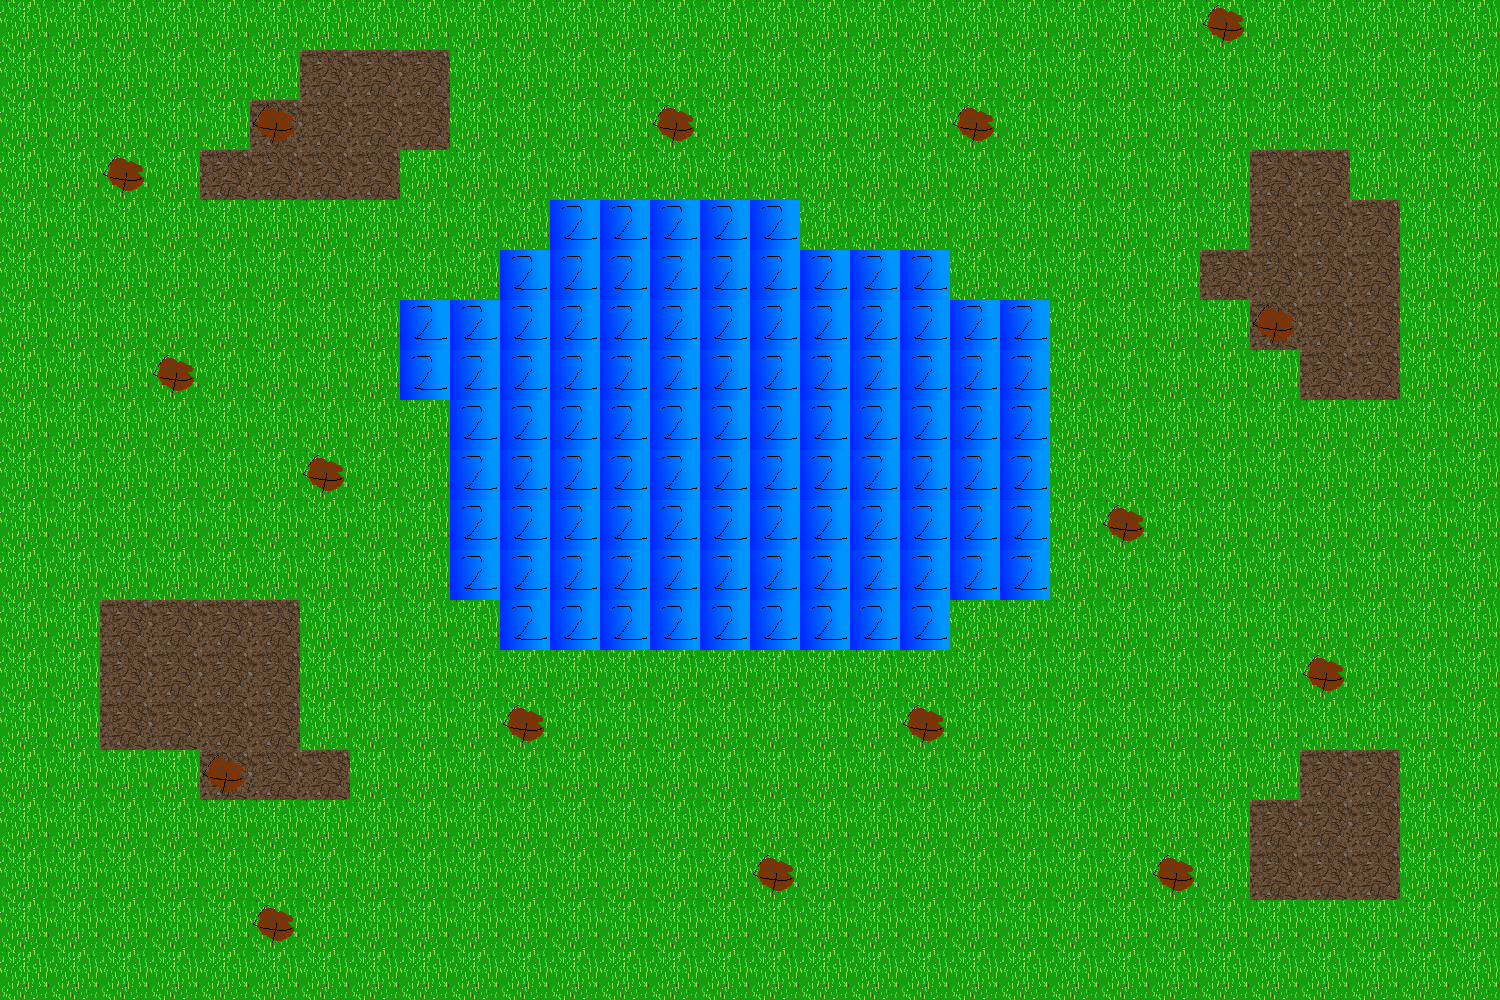

This is a level from a 2D game, rendered from its Tiled map with the project's own tilesets. A one-line summary and the complete map file follow:
An orthogonal 30x20 tile map with 50x50 px tiles, 2 tile layers (Layer 1, Layer 2).

<map version="1.10" tiledversion="1.10.2" orientation="orthogonal" renderorder="right-down" width="30" height="20" tilewidth="50" tileheight="50" infinite="0" nextlayerid="3" nextobjectid="1">
 <tileset firstgid="1" source="ExampleTileset.tsx" />
 <layer id="1" name="Layer 1" width="30" height="20">
  <data encoding="csv">
2,2,2,2,2,2,2,2,2,2,2,2,2,2,2,2,2,2,2,2,2,2,2,2,2,2,2,2,2,2,
2,2,2,2,2,2,4,4,4,2,2,2,2,2,2,2,2,2,2,2,2,2,2,2,2,2,2,2,2,2,
2,2,2,2,2,4,4,4,4,2,2,2,2,2,2,2,2,2,2,2,2,2,2,2,2,2,2,2,2,2,
2,2,2,2,4,4,4,4,2,2,2,2,2,2,2,2,2,2,2,2,2,2,2,2,2,4,4,2,2,2,
2,2,2,2,2,2,2,2,2,2,2,5,5,5,5,5,2,2,2,2,2,2,2,2,2,4,4,4,2,2,
2,2,2,2,2,2,2,2,2,2,5,5,5,5,5,5,5,5,5,2,2,2,2,2,4,4,4,4,2,2,
2,2,2,2,2,2,2,2,5,5,5,5,5,5,5,5,5,5,5,5,5,2,2,2,2,4,4,4,2,2,
2,2,2,2,2,2,2,2,5,5,5,5,5,5,5,5,5,5,5,5,5,2,2,2,2,2,4,4,2,2,
2,2,2,2,2,2,2,2,2,5,5,5,5,5,5,5,5,5,5,5,5,2,2,2,2,2,2,2,2,2,
2,2,2,2,2,2,2,2,2,5,5,5,5,5,5,5,5,5,5,5,5,2,2,2,2,2,2,2,2,2,
2,2,2,2,2,2,2,2,2,5,5,5,5,5,5,5,5,5,5,5,5,2,2,2,2,2,2,2,2,2,
2,2,2,2,2,2,2,2,2,5,5,5,5,5,5,5,5,5,5,5,5,2,2,2,2,2,2,2,2,2,
2,2,4,4,4,4,2,2,2,2,5,5,5,5,5,5,5,5,5,2,2,2,2,2,2,2,2,2,2,2,
2,2,4,4,4,4,2,2,2,2,2,2,2,2,2,2,2,2,2,2,2,2,2,2,2,2,2,2,2,2,
2,2,4,4,4,4,2,2,2,2,2,2,2,2,2,2,2,2,2,2,2,2,2,2,2,2,2,2,2,2,
2,2,2,2,4,4,4,2,2,2,2,2,2,2,2,2,2,2,2,2,2,2,2,2,2,2,4,4,2,2,
2,2,2,2,2,2,2,2,2,2,2,2,2,2,2,2,2,2,2,2,2,2,2,2,2,4,4,4,2,2,
2,2,2,2,2,2,2,2,2,2,2,2,2,2,2,2,2,2,2,2,2,2,2,2,2,4,4,4,2,2,
2,2,2,2,2,2,2,2,2,2,2,2,2,2,2,2,2,2,2,2,2,2,2,2,2,2,2,2,2,2,
2,2,2,2,2,2,2,2,2,2,2,2,2,2,2,2,2,2,2,2,2,2,2,2,2,2,2,2,2,2
</data>
 </layer>
 <layer id="2" name="Layer 2" width="30" height="20">
  <data encoding="csv">
0,0,0,0,0,0,0,0,0,0,0,0,0,0,0,0,0,0,0,0,0,0,0,0,7,0,0,0,0,0,
0,0,0,0,0,0,0,0,0,0,0,0,0,0,0,0,0,0,0,0,0,0,0,0,0,0,0,0,0,0,
0,0,0,0,0,7,0,0,0,0,0,0,0,7,0,0,0,0,0,7,0,0,0,0,0,0,0,0,0,0,
0,0,7,0,0,0,0,0,0,0,0,0,0,0,0,0,0,0,0,0,0,0,0,0,0,0,0,0,0,0,
0,0,0,0,0,0,0,0,0,0,0,0,0,0,0,0,0,0,0,0,0,0,0,0,0,0,0,0,0,0,
0,0,0,0,0,0,0,0,0,0,0,0,0,0,0,0,0,0,0,0,0,0,0,0,0,0,0,0,0,0,
0,0,0,0,0,0,0,0,0,0,0,0,0,0,0,0,0,0,0,0,0,0,0,0,0,7,0,0,0,0,
0,0,0,7,0,0,0,0,0,0,0,0,0,0,0,0,0,0,0,0,0,0,0,0,0,0,0,0,0,0,
0,0,0,0,0,0,0,0,0,0,0,0,0,0,0,0,0,0,0,0,0,0,0,0,0,0,0,0,0,0,
0,0,0,0,0,0,7,0,0,0,0,0,0,0,0,0,0,0,0,0,0,0,0,0,0,0,0,0,0,0,
0,0,0,0,0,0,0,0,0,0,0,0,0,0,0,0,0,0,0,0,0,0,7,0,0,0,0,0,0,0,
0,0,0,0,0,0,0,0,0,0,0,0,0,0,0,0,0,0,0,0,0,0,0,0,0,0,0,0,0,0,
0,0,0,0,0,0,0,0,0,0,0,0,0,0,0,0,0,0,0,0,0,0,0,0,0,0,0,0,0,0,
0,0,0,0,0,0,0,0,0,0,0,0,0,0,0,0,0,0,0,0,0,0,0,0,0,0,7,0,0,0,
0,0,0,0,0,0,0,0,0,0,7,0,0,0,0,0,0,0,7,0,0,0,0,0,0,0,0,0,0,0,
0,0,0,0,7,0,0,0,0,0,0,0,0,0,0,0,0,0,0,0,0,0,0,0,0,0,0,0,0,0,
0,0,0,0,0,0,0,0,0,0,0,0,0,0,0,0,0,0,0,0,0,0,0,0,0,0,0,0,0,0,
0,0,0,0,0,0,0,0,0,0,0,0,0,0,0,7,0,0,0,0,0,0,0,7,0,0,0,0,0,0,
0,0,0,0,0,7,0,0,0,0,0,0,0,0,0,0,0,0,0,0,0,0,0,0,0,0,0,0,0,0,
0,0,0,0,0,0,0,0,0,0,0,0,0,0,0,0,0,0,0,0,0,0,0,0,0,0,0,0,0,0
</data>
 </layer>
</map>